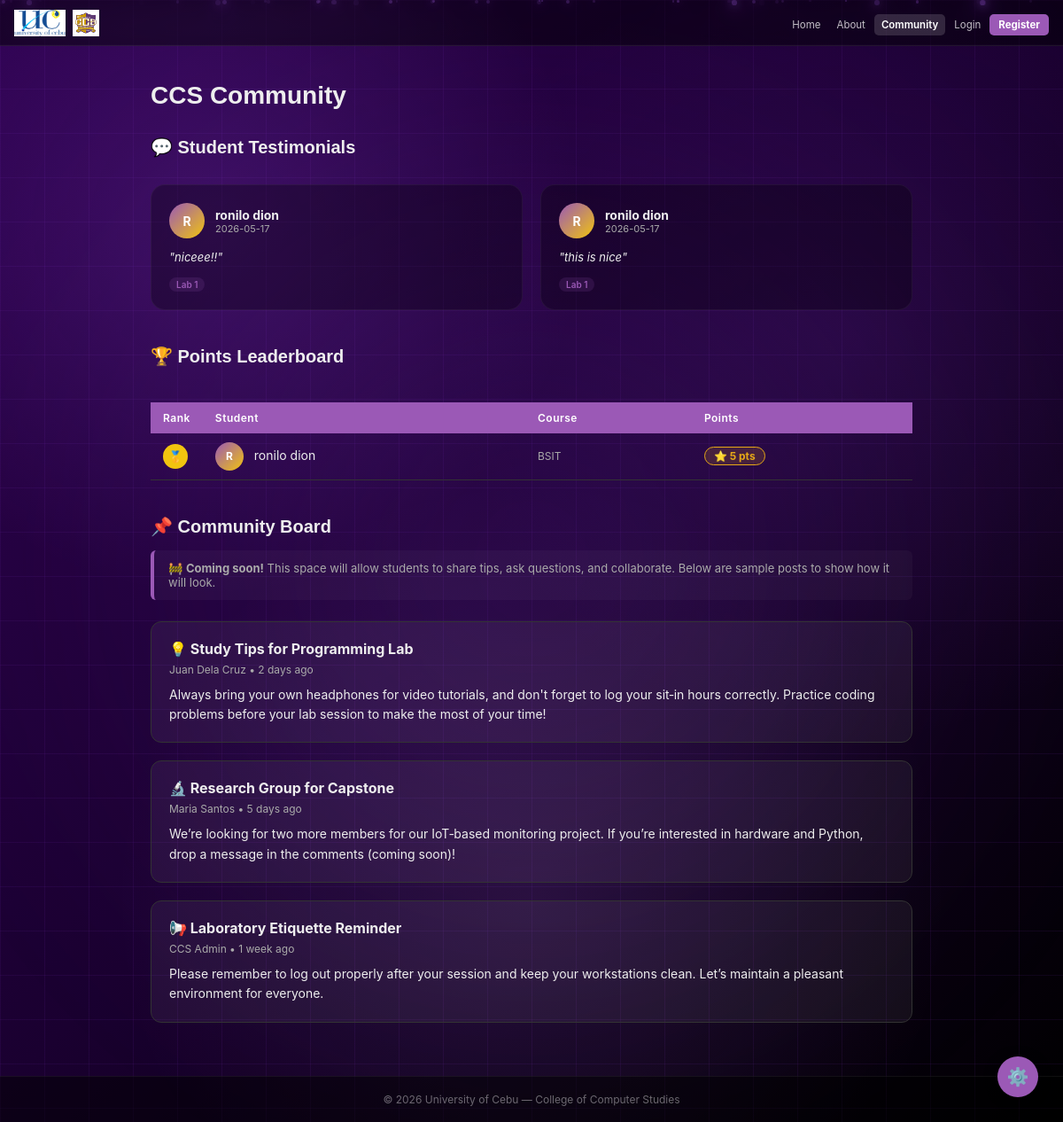
Before: /community with the older database file.
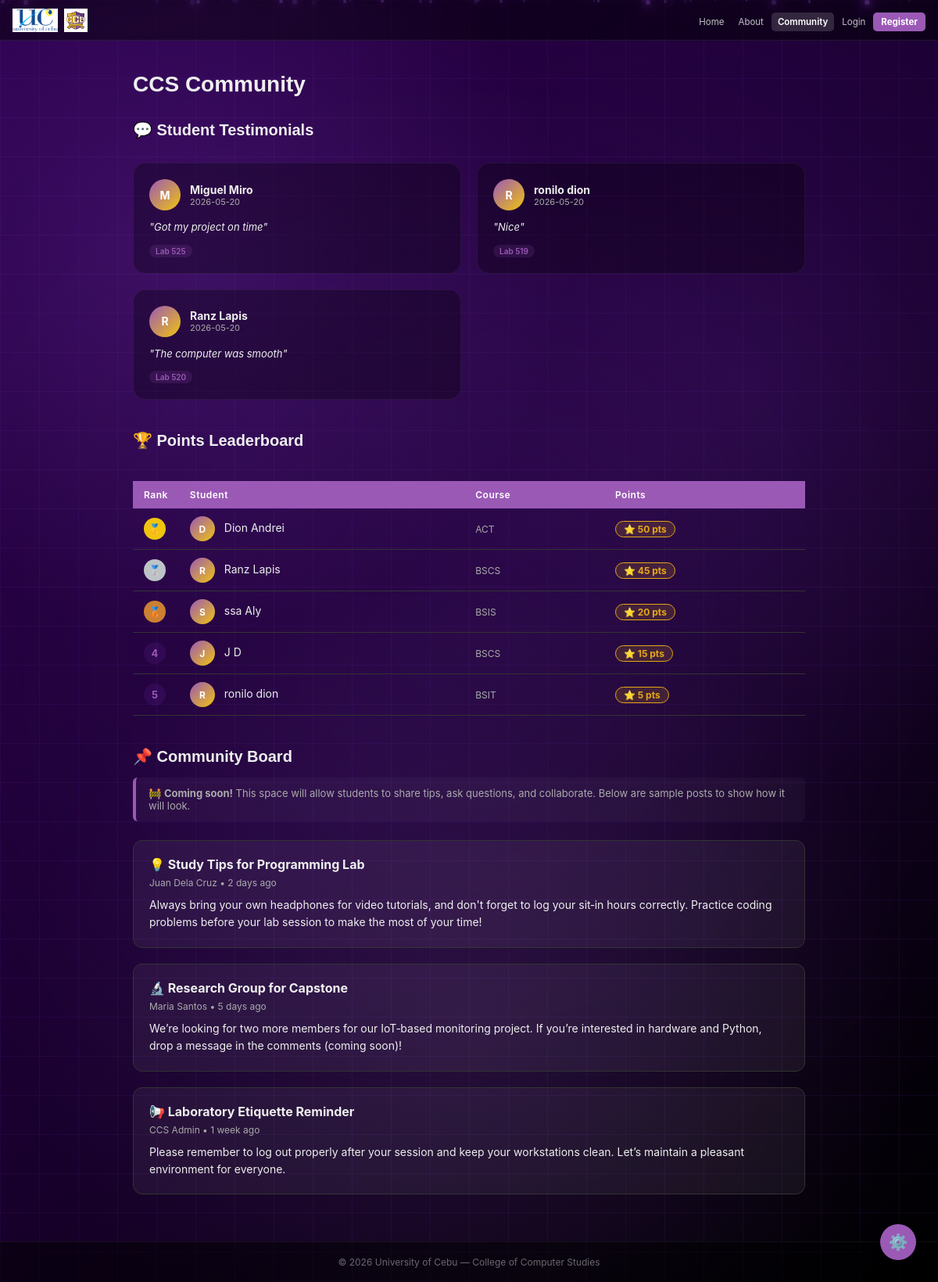
After: the same page with the newer database file.
### tables this page shows
CREATE TABLE feedback (
        id INTEGER PRIMARY KEY AUTOINCREMENT,
        idnum TEXT NOT NULL,
        name TEXT NOT NULL,
        message TEXT NOT NULL,
        lab TEXT,
        date TEXT NOT NULL DEFAULT (DATE('now'))
    , pc_id INTEGER);

CREATE TABLE users (
        id INTEGER PRIMARY KEY AUTOINCREMENT,
        idnum TEXT NOT NULL UNIQUE,
        lastname TEXT NOT NULL,
        firstname TEXT NOT NULL,
        midname TEXT,
        email TEXT NOT NULL UNIQUE,
        course TEXT NOT NULL,
        level TEXT NOT NULL,
        address TEXT NOT NULL,
        password TEXT NOT NULL,
        sessions INTEGER NOT NULL DEFAULT 30,
        photo TEXT DEFAULT NULL
    );

CREATE TABLE rewards (
        id INTEGER PRIMARY KEY AUTOINCREMENT,
        idnum TEXT NOT NULL UNIQUE,
        points INTEGER NOT NULL DEFAULT 0
    );

### app.py (the view)
@app.route('/community')
def community():
    conn = get_db()
    testimonials = conn.execute('SELECT * FROM feedback ORDER BY id DESC LIMIT 10').fetchall()
    leaderboard = conn.execute('''SELECT r.idnum, r.points, u.firstname, u.lastname, u.course
                                  FROM rewards r JOIN users u ON u.idnum = r.idnum
                                  ORDER BY r.points DESC LIMIT 10''').fetchall()
    conn.close()
    return render_template('community.html', testimonials=testimonials, leaderboard=leaderboard)

### app.py (called while the page is built, shortened)
def get_db():
    conn = sqlite3.connect(os.path.join(BASE_DIR, 'database.db'))
    conn.row_factory = sqlite3.Row
    return conn

@app.before_request
def csrf_protect():
    if 'csrf_token' not in session:
        session['csrf_token'] = secrets.token_hex(16)
    if request.method == "POST":
        token = session.get('csrf_token', '')
        form_token = request.form.get('csrf_token', '')
        if not token or token != form_token:
            flash('Invalid request. Please try again.', 'error')
            return redirect(request.url)

@app.context_processor
def inject_unread_count():
    return dict(unread_count=0)

### templates/community.html (shortened to what the changed rows need)
<!DOCTYPE html>
<html lang="en" data-theme="dark">
<head>
  <link rel="stylesheet" href="{{ url_for('static', filename='style.css') }}" />
</head>
<body>
  <main class="community-content">
    <h1>CCS Community</h1>
    {% if testimonials %}
    <h2 style="font-family: 'Syne', sans-serif; font-size: 20px; margin: 30px 0 15px;">💬 Student Testimonials</h2>
    <div class="testimonial-grid">
      {% for t in testimonials %}
      <div class="testimonial-card">
        <div class="testimonial-header">
          <div class="testimonial-avatar">{{ t['name'][0] | upper }}</div>
          <div class="testimonial-info">
            <span class="testimonial-name">{{ t['name'] }}</span>
            <span class="testimonial-date">{{ t['date'] }}</span>
          </div>
        </div>
        <p class="testimonial-body">"{{ t['message'] }}"</p>
        {% if t['lab'] %}
        <span class="testimonial-lab">{{ t['lab'] }}</span>
        {% endif %}
      </div>
      {% endfor %}
    </div>
    {% endif %}
    <h2 style="font-family: 'Syne', sans-serif; font-size: 20px; margin: 40px 0 15px;">🏆 Points Leaderboard</h2>
    <div class="leaderboard-wrap">
      {% if leaderboard %}
      <table class="leaderboard-table">
        <thead>
          <tr>
            <th style="width:50px;">Rank</th>
            <th>Student</th>
            <th>Course</th>
            <th>Points</th>
          </tr>
        </thead>
        <tbody>
          {% for entry in leaderboard %}
          <tr>
            <td>
              <span class="rank-badge {% if loop.index == 1 %}rank-1{% elif loop.index == 2 %}rank-2{% elif loop.index == 3 %}rank-3{% else %}rank-other{% endif %}">
                {% if loop.index == 1 %}🥇{% elif loop.index == 2 %}🥈{% elif loop.index == 3 %}🥉{% else %}{{ loop.index }}{% endif %}
              </span>
            </td>
            <td>
              <span class="lb-avatar">{{ entry['firstname'][0] | upper }}</span>
              {{ entry['firstname'] }} {{ entry['lastname'] }}
            </td>
            <td style="color:var(--muted); font-size:12px;">{{ entry['course'] }}</td>
            <td><span class="points-pill">⭐ {{ entry['points'] }} pts</span></td>
          </tr>
          {% endfor %}
        </tbody>
      </table>
      {% else %}
      <div class="lb-empty">
        🏅 No points awarded yet. Check back soon!
      </div>
      {% endif %}
    </div>
    <h2 style="font-family: 'Syne', sans-serif; font-size: 20px; margin: 40px 0 15px;">📌 Community Board</h2>
  </main>
</body>
</html>

Changed rows visible on the page:
removed feedback: name "R", name "ronilo dion", date "2026-05-17", message "niceee!!", lab "Lab 1"
removed feedback: name "R", name "ronilo dion", date "2026-05-17", message "this is nice", lab "Lab 1"
added feedback: name "M", name "Miguel Miro", date "2026-05-20", message "Got my project on time", lab "Lab 525"
added feedback: name "R", name "ronilo dion", date "2026-05-20", message "Nice", lab "Lab 519"
added feedback: name "R", name "Ranz Lapis", date "2026-05-20", message "The computer was smooth", lab "Lab 520"
now on this page (row edited): users: firstname "D", firstname "Dion", lastname "Andrei", course "ACT", points "50"
now on this page (row edited): users: firstname "R", firstname "Ranz", lastname "Lapis", course "BSCS", points "45"
now on this page (row unchanged): users: firstname "S", firstname "ssa", lastname "Aly", course "BSIS", points "20"
now on this page (row edited): users: firstname "J", lastname "D", course "BSCS", points "15"
shown differently, row unchanged: users "ronilo": no longer shows "🥇"
